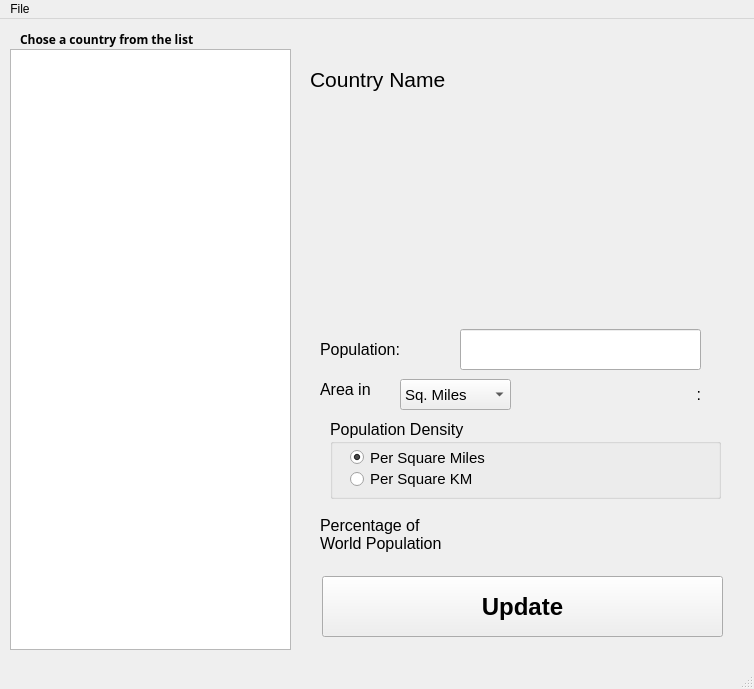
<?xml version="1.0" encoding="UTF-8"?>
<ui version="4.0">
 <class>MainWindow</class>
 <widget class="QMainWindow" name="MainWindow">
  <property name="geometry">
   <rect>
    <x>0</x>
    <y>0</y>
    <width>754</width>
    <height>689</height>
   </rect>
  </property>
  <property name="windowTitle">
   <string>MainWindow</string>
  </property>
  <widget class="QWidget" name="centralwidget">
   <widget class="QLabel" name="label_instruction">
    <property name="geometry">
     <rect>
      <x>20</x>
      <y>10</y>
      <width>231</width>
      <height>20</height>
     </rect>
    </property>
    <property name="font">
     <font>
      <family>Malgun Gothic</family>
      <pointsize>9</pointsize>
      <weight>75</weight>
      <bold>true</bold>
     </font>
    </property>
    <property name="text">
     <string>Chose a country from the list</string>
    </property>
   </widget>
   <widget class="QWidget" name="widget_countryinfo" native="true">
    <property name="enabled">
     <bool>true</bool>
    </property>
    <property name="geometry">
     <rect>
      <x>300</x>
      <y>30</y>
      <width>451</width>
      <height>601</height>
     </rect>
    </property>
    <property name="statusTip">
     <string/>
    </property>
    <widget class="QLabel" name="label_countryname">
     <property name="geometry">
      <rect>
       <x>10</x>
       <y>10</y>
       <width>391</width>
       <height>41</height>
      </rect>
     </property>
     <property name="font">
      <font>
       <pointsize>16</pointsize>
      </font>
     </property>
     <property name="text">
      <string>Country Name</string>
     </property>
    </widget>
    <widget class="QLabel" name="label_population">
     <property name="geometry">
      <rect>
       <x>20</x>
       <y>280</y>
       <width>111</width>
       <height>41</height>
      </rect>
     </property>
     <property name="font">
      <font>
       <pointsize>12</pointsize>
      </font>
     </property>
     <property name="text">
      <string>Population:</string>
     </property>
    </widget>
    <widget class="QLabel" name="label_area">
     <property name="geometry">
      <rect>
       <x>20</x>
       <y>320</y>
       <width>71</width>
       <height>41</height>
      </rect>
     </property>
     <property name="font">
      <font>
       <pointsize>12</pointsize>
      </font>
     </property>
     <property name="text">
      <string>Area in</string>
     </property>
    </widget>
    <widget class="QComboBox" name="comboBox_unit">
     <property name="geometry">
      <rect>
       <x>100</x>
       <y>330</y>
       <width>111</width>
       <height>31</height>
      </rect>
     </property>
     <property name="font">
      <font>
       <pointsize>11</pointsize>
      </font>
     </property>
     <property name="currentText">
      <string>Sq. Miles</string>
     </property>
     <property name="currentIndex">
      <number>0</number>
     </property>
     <item>
      <property name="text">
       <string>Sq. Miles</string>
      </property>
     </item>
     <item>
      <property name="text">
       <string>Sq. Km</string>
      </property>
     </item>
    </widget>
    <widget class="QLabel" name="label_numberofarea">
     <property name="geometry">
      <rect>
       <x>220</x>
       <y>330</y>
       <width>181</width>
       <height>31</height>
      </rect>
     </property>
     <property name="font">
      <font>
       <pointsize>12</pointsize>
      </font>
     </property>
     <property name="text">
      <string>:</string>
     </property>
     <property name="alignment">
      <set>Qt::AlignRight|Qt::AlignTrailing|Qt::AlignVCenter</set>
     </property>
    </widget>
    <widget class="QGroupBox" name="groupBox_density">
     <property name="geometry">
      <rect>
       <x>30</x>
       <y>370</y>
       <width>391</width>
       <height>80</height>
      </rect>
     </property>
     <property name="font">
      <font>
       <pointsize>12</pointsize>
      </font>
     </property>
     <property name="title">
      <string>Population Density</string>
     </property>
     <widget class="QRadioButton" name="radioButton_sqmiles">
      <property name="geometry">
       <rect>
        <x>20</x>
        <y>30</y>
        <width>181</width>
        <height>17</height>
       </rect>
      </property>
      <property name="font">
       <font>
        <pointsize>11</pointsize>
       </font>
      </property>
      <property name="text">
       <string>Per Square Miles</string>
      </property>
      <property name="checked">
       <bool>true</bool>
      </property>
     </widget>
     <widget class="QRadioButton" name="radioButton_sqkm">
      <property name="geometry">
       <rect>
        <x>20</x>
        <y>50</y>
        <width>171</width>
        <height>20</height>
       </rect>
      </property>
      <property name="font">
       <font>
        <pointsize>11</pointsize>
       </font>
      </property>
      <property name="text">
       <string>Per Square KM</string>
      </property>
     </widget>
     <widget class="QLabel" name="label_numberofdensity">
      <property name="geometry">
       <rect>
        <x>206</x>
        <y>30</y>
        <width>161</width>
        <height>31</height>
       </rect>
      </property>
      <property name="font">
       <font>
        <pointsize>12</pointsize>
       </font>
      </property>
      <property name="text">
       <string/>
      </property>
      <property name="alignment">
       <set>Qt::AlignRight|Qt::AlignTrailing|Qt::AlignVCenter</set>
      </property>
     </widget>
    </widget>
    <widget class="QLabel" name="label_percentage">
     <property name="geometry">
      <rect>
       <x>20</x>
       <y>460</y>
       <width>181</width>
       <height>51</height>
      </rect>
     </property>
     <property name="font">
      <font>
       <pointsize>12</pointsize>
      </font>
     </property>
     <property name="text">
      <string>Percentage of
World Population</string>
     </property>
    </widget>
    <widget class="QLabel" name="label_numberofper">
     <property name="geometry">
      <rect>
       <x>260</x>
       <y>470</y>
       <width>151</width>
       <height>31</height>
      </rect>
     </property>
     <property name="font">
      <font>
       <pointsize>12</pointsize>
      </font>
     </property>
     <property name="text">
      <string/>
     </property>
     <property name="alignment">
      <set>Qt::AlignRight|Qt::AlignTrailing|Qt::AlignVCenter</set>
     </property>
    </widget>
    <widget class="QLabel" name="label_countryflag">
     <property name="geometry">
      <rect>
       <x>30</x>
       <y>60</y>
       <width>391</width>
       <height>181</height>
      </rect>
     </property>
     <property name="text">
      <string/>
     </property>
    </widget>
    <widget class="QPushButton" name="pushButton_save">
     <property name="geometry">
      <rect>
       <x>22</x>
       <y>527</y>
       <width>401</width>
       <height>61</height>
      </rect>
     </property>
     <property name="font">
      <font>
       <pointsize>18</pointsize>
       <weight>75</weight>
       <bold>true</bold>
      </font>
     </property>
     <property name="text">
      <string>Update</string>
     </property>
    </widget>
    <widget class="QLineEdit" name="textEdit_population">
     <property name="geometry">
      <rect>
       <x>160</x>
       <y>280</y>
       <width>241</width>
       <height>41</height>
      </rect>
     </property>
     <property name="font">
      <font>
       <pointsize>12</pointsize>
      </font>
     </property>
    </widget>
   </widget>
   <widget class="QListWidget" name="listWidget_countries">
    <property name="geometry">
     <rect>
      <x>10</x>
      <y>30</y>
      <width>281</width>
      <height>601</height>
     </rect>
    </property>
   </widget>
   <zorder>widget_countryinfo</zorder>
   <zorder>label_instruction</zorder>
   <zorder>listWidget_countries</zorder>
  </widget>
  <widget class="QMenuBar" name="menubar">
   <property name="geometry">
    <rect>
     <x>0</x>
     <y>0</y>
     <width>754</width>
     <height>26</height>
    </rect>
   </property>
   <widget class="QMenu" name="menuFile">
    <property name="title">
     <string>File</string>
    </property>
    <addaction name="actionLoad_Countries"/>
    <addaction name="actionSave_Countries"/>
    <addaction name="actionExit"/>
   </widget>
   <addaction name="menuFile"/>
  </widget>
  <widget class="QStatusBar" name="statusbar"/>
  <action name="actionLoad_Countries">
   <property name="text">
    <string>Load Countries...</string>
   </property>
  </action>
  <action name="actionExit">
   <property name="text">
    <string>Exit</string>
   </property>
  </action>
  <action name="actionSave_Countries">
   <property name="text">
    <string>Save Countries..</string>
   </property>
  </action>
 </widget>
 <resources/>
 <connections/>
</ui>
